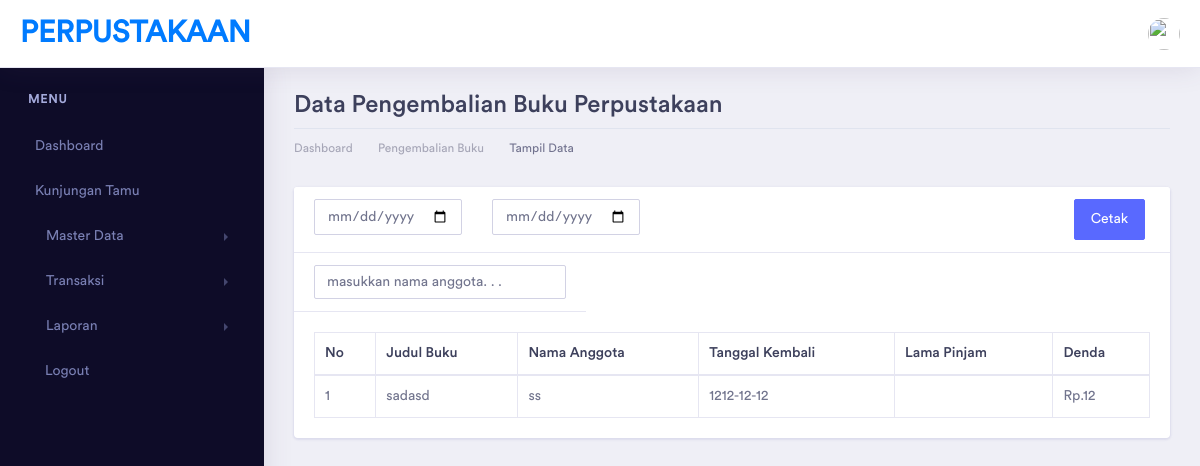
Page /index.php/laporan/LaporanPengembalianBuku on the earlier database version.
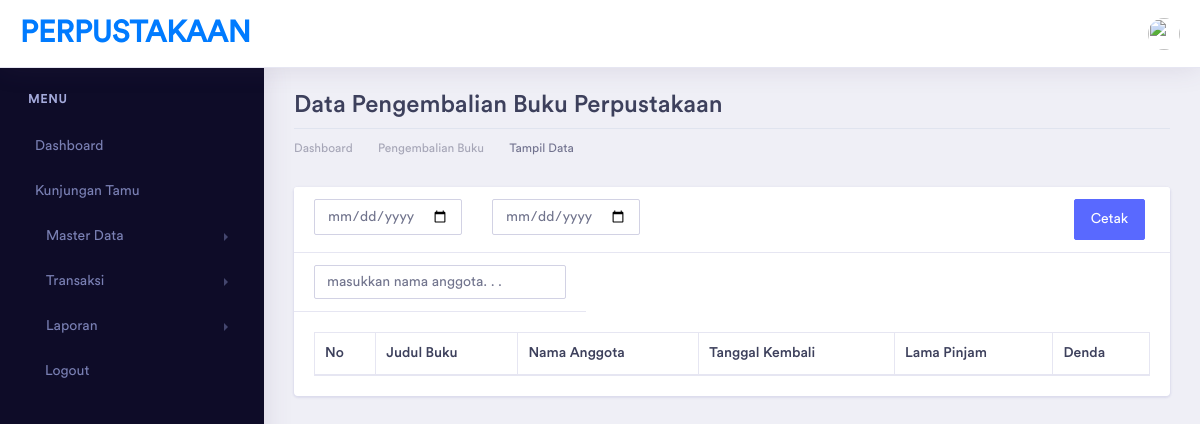
Same page on the later database version.
### tables this page shows
CREATE TABLE `pengembalian` (
  `id_kembali` int(5) NOT NULL,
  `kd_kembali` varchar(15) NOT NULL,
  `kd_pinjam` varchar(15) NOT NULL,
  `nisn` varchar(50) NOT NULL,
  `isbn` varchar(50) NOT NULL,
  `tanggal_pinjam` date NOT NULL,
  `tanggal_kembali` date NOT NULL,
  `total_buku` varchar(5) NOT NULL,
  `denda` varchar(10) NOT NULL
);

CREATE TABLE `buku` (
  `id_buku` int(5) NOT NULL,
  `kd_buku` varchar(10) NOT NULL,
  `kategori_id` int(5) NOT NULL,
  `isbn` varchar(100) NOT NULL,
  `judul_buku` varchar(100) NOT NULL,
  `id_penulis` varchar(75) NOT NULL,
  `id_penerbit` varchar(75) NOT NULL,
  `tahun_terbit` varchar(4) NOT NULL,
  `stok_buku` varchar(3) NOT NULL,
  `harga_buku` varchar(10) NOT NULL,
  `id_rak` int(5) NOT NULL
);

CREATE TABLE `anggota` (
  `id_anggota` int(5) NOT NULL,
  `kd_anggota` varchar(10) NOT NULL,
  `nisn` varchar(100) NOT NULL,
  `nama_anggota` varchar(100) NOT NULL,
  `jenis_kelamin` enum('L','P') NOT NULL,
  `kelas_id` int(5) NOT NULL,
  `alamat` varchar(100) NOT NULL,
  `no_telp` varchar(13) NOT NULL,
  `username` varchar(50) NOT NULL,
  `password` varchar(100) NOT NULL,
  `role_id` int(10) NOT NULL
);

### application/controllers/Laporan.php (called while the page is built, shortened)
<?php
class Laporan extends CI_Controller
{
    function __construct()
    {
        $this->load->model(array('PenerbitModel', 'BTamuModel', 'KategoriBukuModel', 'PengembalianModel', 'KelasModel', 'AnggotaModel', 'BukuModel', 'PeminjamanModel'));
    }
    public function LaporanPengembalianBuku()
    {
        $data['title'] = "Data Pengembalian Buku Perpustakaan | PERPUSTAKAAN";
        $data['pengembalian'] = $this->PengembalianModel->get_pengembalian();
        $data['anggota'] = $this->AnggotaModel->get_anggota();
        $data['buku'] = $this->BukuModel->get_buku();
        $this->load->view('template/header', $data);
        $this->load->view('template/sidebar');
        $this->load->view('laporan/filter_pengembalian', $data);
        $this->load->view('template/footer');
    }
}

### index.php (called while the page is built, shortened)
<?php
require_once BASEPATH.'core/CodeIgniter.php';

### application/models/PengembalianModel.php (called while the page is built, shortened)
<?php
class PengembalianModel extends CI_Model {
    public function get_pengembalian()
    {
        $q = "select pengembalian.*, anggota.nama_anggota, buku.judul_buku from pengembalian inner join anggota on pengembalian.nisn = anggota.nisn inner join buku
        on pengembalian.isbn = buku.isbn";
        return $this->db->query($q)->result();
    }
}

### application/views/laporan/filter_pengembalian.php (the view, shortened to what this page needs)
<div class="dashboard-wrapper">
    <div class="container-fluid dashboard-content">
        <div class="row">
            <div class="col-xl-12 col-lg-12 col-md-12 col-sm-12 col-12">
                <div class="page-header">
                    <h2 class="pageheader-title">Data Pengembalian Buku Perpustakaan </h2>
                    <div class="page-breadcrumb">
                        <nav aria-label="breadcrumb">
                            <ol class="breadcrumb">
                                <li class="breadcrumb-item"><a href="<?= base_url('home') ?>"
                                        class="breadcrumb-link">Dashboard</a></li>
                                <li class="breadcrumb-item"><a href="<?= base_url('pengembalian') ?>"
                                        class="breadcrumb-link">Pengembalian Buku</a></li>
                                <li class="breadcrumb-item active" aria-current="page">Tampil Data</li>
                            </ol>
                        </nav>
                    </div>
                </div>
            </div>
        </div>
        <div class="row">
            <div class="col-xl-12 col-lg-12 col-md-12 col-sm-12 col-12">
                <div class="card">
                    <div class="card-header">
                        <form class="row g-3" method="post"
                            action="<?php echo base_url(); ?>laporan/printDataPengembalian" target="_blank">
                            <div class="col-auto">
                                <input type="date" class="form-control" name="startDate" id="start_date">
                            </div>
                            <div class="col-auto">
                                <input name="endDate" class="form-control" type="date" id="end_date">
                            </div>
                            <div class="col-7">
                                <button class="btn btn-primary float-right" type="submit" id="print-data">Cetak</button>
                        </form>
                    </div>
                </div>
                <div class="float-right card-header col-4">
                    <input type="text" placeholder="masukkan nama anggota. . ." class="form-control float-right"
                        id="name_filter">
                </div>
                <div class="card-body">
                    <div class="menuadmin">
                        <table id="data_table" class=" table table-bordered">
                            <thead>
                                <tr>
                                    <th>No</th>
                                    <th>Judul Buku</th>
                                    <th>Nama Anggota</th>
                                    <th>Tanggal Kembali</th>
                                    <th>Lama Pinjam</th>
                                    <th>Denda</th>
                                </tr>
                            </thead>
                            <tbody>
                                <?php
                                $no = 1;
                                foreach ($pengembalian as $a) {
                                    echo "<tr>
                                            <td>" . $no++ . "</td>
                                            <td>" . $a->judul_buku . "</td>
                                            <td>" . $a->nama_anggota . "</td>
                                            <td>" . $a->tanggal_kembali . "</td>
                                            <td>" . $a->lama_pinjam . "</td>
                                            <td> Rp." . $a->denda . "</td>
                                            </tr>";
                                }
                                ?>
                            </tbody>
                        </table>
                    </div>
                </div>
            </div>
        </div>
    </div>
</div>
</div>

Differences in the rows shown:
removed pengembalian: buku.judul_buku "sadasd", anggota.nama_anggota "ss", tanggal_kembali "1212-12-12", denda "12"
